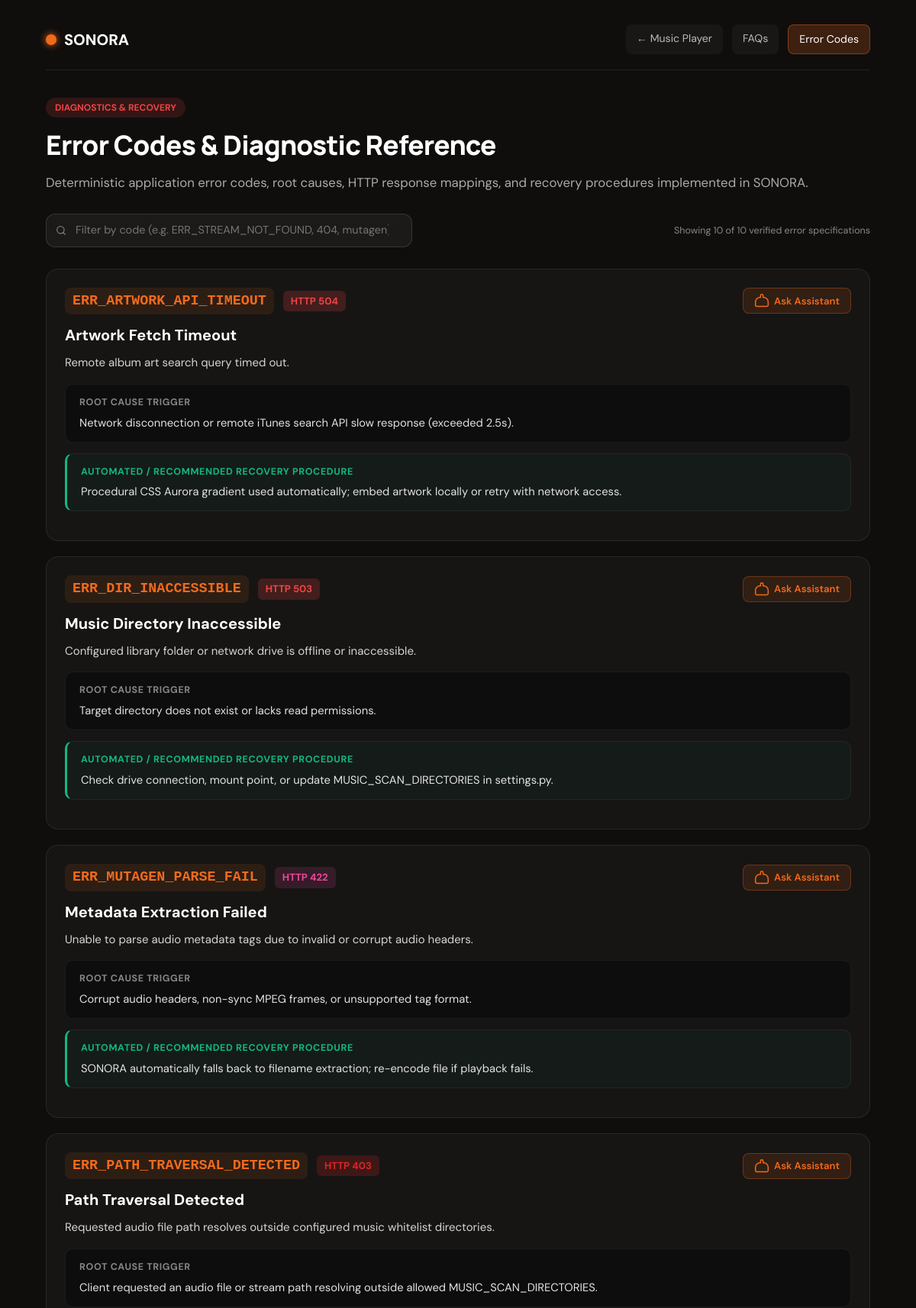
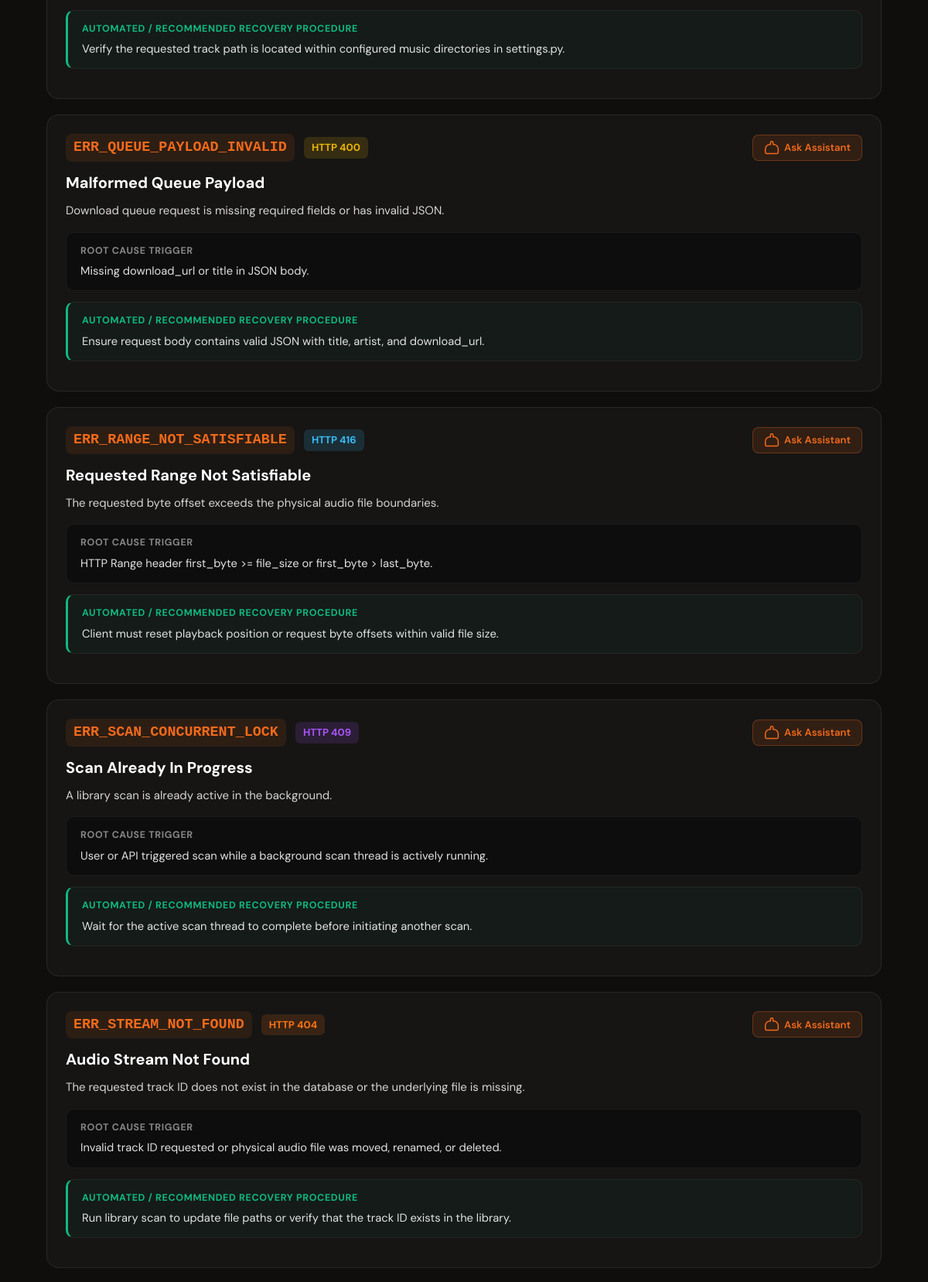
The app's page /errors/ (upper part) with its own data (2 pictures, top to bottom).
### home/models.py (models this page shows, shortened)
class ErrorCode(models.Model):
    code = models.CharField(max_length=50, unique=True, db_index=True)
    title = models.CharField(max_length=200)
    description = models.TextField()
    cause = models.TextField()
    recovery_step = models.TextField()
    http_status = models.IntegerField(default=400)
    is_active = models.BooleanField(default=True, db_index=True)
    created_at = models.DateTimeField(auto_now_add=True)
    updated_at = models.DateTimeField(auto_now=True)
    class Meta:
        ordering = ["code"]
        verbose_name = "Error Code"
        verbose_name_plural = "Error Codes"
    def to_dict(self):
        return {
            "id": self.id,
            "code": self.code,
            "title": self.title,
            "description": self.description,
            "cause": self.cause,
            "recovery_step": self.recovery_step,
            "http_status": self.http_status,
            "is_active": self.is_active,
            "created_at": self.created_at.strftime("%Y-%m-%d %H:%M:%S") if self.created_at else "",
            "updated_at": self.updated_at.strftime("%Y-%m-%d %H:%M:%S") if self.updated_at else "",
        }

### home/views.py (the view, shortened to what this page needs)
# urls.py: path("errors/", error_codes_page, name="error_codes_page"),
def error_codes_page(request):
    code_filter = request.GET.get("code", "").strip().upper()
    search = (request.GET.get("q") or request.GET.get("search") or "").strip()
    qs = ErrorCode.objects.filter(is_active=True)
    if code_filter:
        qs = qs.filter(code__icontains=code_filter)
    return render(request, "home/error_codes.html", {
        "error_codes": [e.to_dict() for e in qs],
        "selected_code": code_filter,
        "search_query": search,
        "total_count": ErrorCode.objects.filter(is_active=True).count(),
    })

### home/templates/home/error_codes.html (shortened to what this page needs)
{% load static %}
<!DOCTYPE html>
<html lang="en">
<head>
  <link rel="stylesheet" href="{% static 'home/style.css' %}">
</head>
<body class="sonora-page">
  <header class="sonora-page-header">
    <a href="/" style="display:flex;align-items:center;gap:10px;text-decoration:none;color:#fff;font-family:var(--font-display);font-weight:800;font-size:1.25rem;">
      <span style="width:14px;height:14px;border-radius:50%;background:#f26a1b;box-shadow:0 0 10px #f26a1b;display:inline-block;"></span>
      SONORA
    </a>
    <nav class="page-nav-links">
      <a href="/" class="page-nav-link">← Music Player</a>
      <a href="/faq/" class="page-nav-link">FAQs</a>
      <a href="/errors/" class="page-nav-link active">Error Codes</a>
    </nav>
  </header>
  <main class="page-container">
    <div class="page-hero">
      <div style="display:inline-block;padding:4px 12px;background:rgba(239,68,68,0.15);color:#ef4444;border-radius:999px;font-size:0.75rem;font-weight:700;text-transform:uppercase;margin-bottom:10px;">
        Diagnostics & Recovery
      </div>
      <h1>Error Codes & Diagnostic Reference</h1>
      <p>Deterministic application error codes, root causes, HTTP response mappings, and recovery procedures implemented in SONORA.</p>
    </div>
    <div class="page-toolbar">
      <div class="page-search" style="flex:1;max-width:480px;">
        <svg viewBox="0 0 24 24"><circle cx="11" cy="11" r="7"/><path d="M20 20l-4-4"/></svg>
        <input type="search" id="errSearchInput" placeholder="Filter by code (e.g. ERR_STREAM_NOT_FOUND, 404, mutagen)..." value="{{ search_query|default:selected_code }}" autocomplete="off">
      </div>
      <small style="color:rgba(255,255,255,0.5);" id="errCountLabel">Showing {{ error_codes|length }} of {{ total_count }} verified error specifications</small>
    </div>
    <div class="err-grid" id="errGrid">
      {% for item in error_codes %}
        <article class="err-card" id="card_{{ item.code }}">
          <div class="err-card-top">
            <div class="err-code-title">
              <span class="err-code-text">{{ item.code }}</span>
              <span class="err-http-badge err-http-{{ item.http_status }}">HTTP {{ item.http_status }}</span>
            </div>
            <button class="ask-assistant-btn" onclick="window.SonoraAssistant.openWithPrompt('Explain error {{ item.code|escapejs }} and how to fix it')">
              <svg viewBox="0 0 24 24" width="14" height="14" fill="currentColor"><path d="M12 2a2 2 0 0 1 2 2v3h1a7 7 0 0 1 7 7v5a2 2 0 0 1-2 2H4a2 2 0 0 1-2-2v-5a7 7 0 0 1 7-7h1V4a2 2 0 0 1 2-2z"/></svg>
              Ask Assistant
            </button>
          </div>
          <h3 class="err-name">{{ item.title }}</h3>
          <p class="err-desc">{{ item.description }}</p>
          <div class="err-detail-box">
            <strong>Root Cause Trigger</strong>
            <p>{{ item.cause }}</p>
          </div>
          <div class="err-detail-box" style="border-left:3px solid #10b981;background:rgba(16,185,129,0.04);">
            <strong style="color:#10b981;">Automated / Recommended Recovery Procedure</strong>
            <p>{{ item.recovery_step }}</p>
          </div>
        </article>
      {% empty %}
        <div style="text-align:center;padding:60px 20px;color:rgba(255,255,255,0.5);">
          No error codes found matching your query.
        </div>
      {% endfor %}
    </div>
  </main>
</body>
</html>

### records on screen
ErrorCode: code "ERR_ARTWORK_API_TIMEOUT", title "Artwork Fetch Timeout", description "Remote album art search query timed out.", cause "Network disconnection or remote iTunes search API slow response (exceeded 2.5s).", recovery_step "Procedural CSS Aurora gradient used automatically; embed artwork locally or retry with network access."
ErrorCode: code "ERR_DIR_INACCESSIBLE", title "Music Directory Inaccessible", description "Configured library folder or network drive is offline or inaccessible.", cause "Target directory does not exist or lacks read permissions.", recovery_step "Check drive connection, mount point, or update MUSIC_SCAN_DIRECTORIES in settings.py."
ErrorCode: code "ERR_MUTAGEN_PARSE_FAIL", title "Metadata Extraction Failed", description "Unable to parse audio metadata tags due to invalid or corrupt audio headers.", cause "Corrupt audio headers, non-sync MPEG frames, or unsupported tag format.", recovery_step "SONORA automatically falls back to filename extraction; re-encode file if playback fails."
ErrorCode: code "ERR_PATH_TRAVERSAL_DETECTED", title "Path Traversal Detected", description "Requested audio file path resolves outside configured music whitelist directories.", cause "Client requested an audio file or stream path resolving outside allowed MUSIC_SCAN_DIRECTORIES.", recovery_step "Verify the requested track path is located within configured music directories in settings.py."
ErrorCode: code "ERR_QUEUE_PAYLOAD_INVALID", title "Malformed Queue Payload", description "Download queue request is missing required fields or has invalid JSON.", cause "Missing download_url or title in JSON body.", recovery_step "Ensure request body contains valid JSON with title, artist, and download_url."
ErrorCode: code "ERR_RANGE_NOT_SATISFIABLE", title "Requested Range Not Satisfiable", description "The requested byte offset exceeds the physical audio file boundaries.", cause "HTTP Range header first_byte >= file_size or first_byte > last_byte.", recovery_step "Client must reset playback position or request byte offsets within valid file size."
ErrorCode: code "ERR_SCAN_CONCURRENT_LOCK", title "Scan Already In Progress", description "A library scan is already active in the background.", cause "User or API triggered scan while a background scan thread is actively running.", recovery_step "Wait for the active scan thread to complete before initiating another scan."
ErrorCode: code "ERR_STREAM_NOT_FOUND", title "Audio Stream Not Found", description "The requested track ID does not exist in the database or the underlying file is missing.", cause "Invalid track ID requested or physical audio file was moved, renamed, or deleted.", recovery_step "Run library scan to update file paths or verify that the track ID exists in the library."

### other values on screen
{{ error_codes|length }} "10"
{{ total_count }} "10"
{{ item.http_status }} "504" "503" "422" "403" "400" "416" "409" "404"
